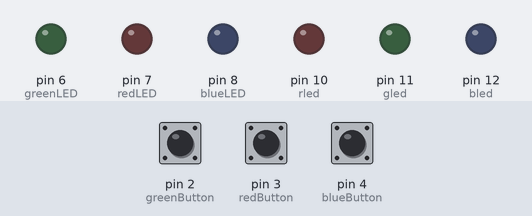
This sketch was run on a simulated Arduino Uno, built with avr-gcc and run on an emulated ATmega328P. Shown: output pins drawn as LEDs (lit = HIGH). Dashed ring = blinking. The inputs (shaded band) are chosen by the test bench; at power-on: pin 2 (greenButton) HIGH, pin 3 (redButton) HIGH, pin 4 (blueButton) HIGH. Random numbers use the default seed unless the sketch sets one. At 22.6 s the program stops and its outputs stay as they are.

Above: at 1.2 s.
1.3 s: pin 2 (greenButton) pulled LOW for 0.15 s
At 1.6 s:
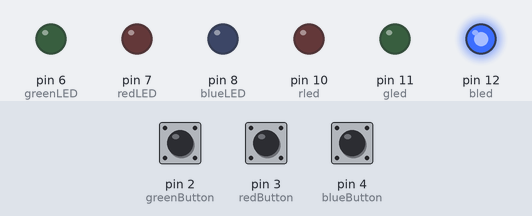
3.3 s: pin 3 (redButton) pulled LOW for 0.15 s
At 5.6 s:
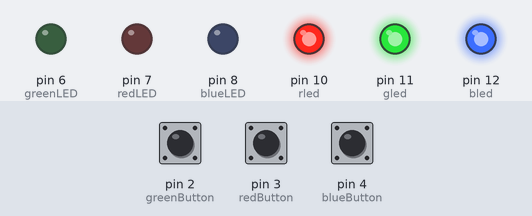
6.4 s: pin 2 (greenButton) pulled LOW for 3.2 s
At 9.5 s:
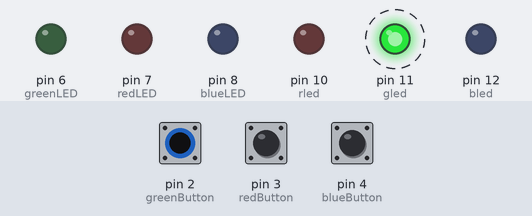
11.1 s: pin 3 (redButton) pulled LOW for 1 s
At 11.5 s:
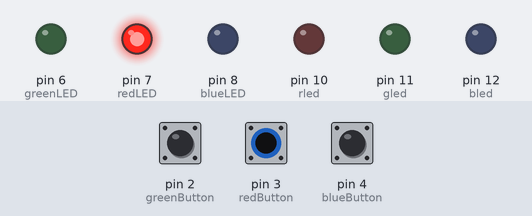
15.1 s: pin 2 (greenButton) pulled LOW for 1 s
At 15.8 s:
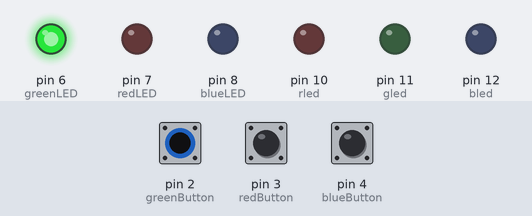
19.1 s: pin 3 (redButton) pulled LOW for 3.2 s
At 23.3 s:
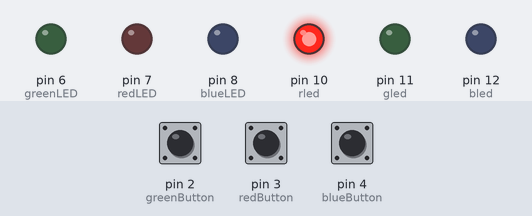
Timing chart, 0 to 24.1 s (numbered marks = the images above; inputs shaded):
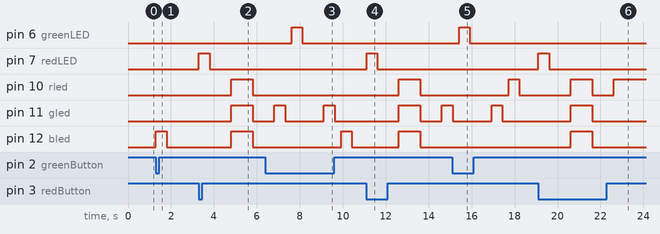

Measured:
- after the input at 1.3 s, pin 12 (bled): LOW → HIGH at once, → LOW 0.50 s later
- after the input at 3.3 s, pin 7 (redLED): LOW → HIGH at once, → LOW 0.50 s later; pin 10 (rled), pin 11 (gled), pin 12 (bled): LOW → HIGH after 1.5 s, → LOW 1.0 s later
- after the input at 6.4 s, pin 6 (greenLED): LOW → HIGH after 1.2 s, → LOW 0.50 s later
- after the input at 11.1 s, pin 7 (redLED): LOW → HIGH at once, → LOW 0.50 s later; pin 10 (rled), pin 12 (bled): LOW → HIGH after 1.5 s, → LOW 1.0 s later; pin 11 (gled): LOW → HIGH after 1.5 s, → LOW 1.0 s later, → HIGH 1.0 s later
- after the input at 15.1 s, pin 6 (greenLED): LOW → HIGH after 0.32 s, → LOW 0.50 s later; pin 10 (rled): LOW → HIGH after 2.6 s, → LOW 0.50 s later
- after the input at 19.1 s, pin 7 (redLED): LOW → HIGH at once, → LOW 0.50 s later; pin 10 (rled): LOW → HIGH after 1.5 s, → LOW 1.0 s later, → HIGH 1.0 s later; pin 11 (gled), pin 12 (bled): LOW → HIGH after 1.5 s, → LOW 1.0 s later

The sketch:

genius_I2C.ino
```cpp
#include <Wire.h>
#include "Button.h"

Button greenButton(2);
Button redButton(3);
Button blueButton(4);

int sequencia[5] = {};
int rodada_atual = 0;
int pressed = 0;
int passo_atual_na_sequencia = 0;

const int rled = 10;
const int gled = 11;
const int bled = 12;

const int greenLED = 6;
const int redLED = 7;
const int blueLED = 8;

int correctstate = 0;
int err = 0;

int errors = 0;

int botao_pressionado = 0;  // Inicializa botão em 0
int perdeu_o_jogo = false;  // Variável fim de jogo

void setup() {
  greenButton.begin();
  redButton.begin();
  blueButton.begin();

  pinMode(greenLED, OUTPUT);
  pinMode(redLED, OUTPUT);
  pinMode(blueLED, OUTPUT);
  pinMode(rled, OUTPUT);
  pinMode(gled, OUTPUT);
  pinMode(bled, OUTPUT);
  Wire.begin(6);
  Wire.onRequest(requestEvent);
  Serial.begin(9600);

  randomSeed(analogRead(0));         // Gera um valor entre 0 e 1023
}

void loop() {
    if(greenButton.pressed() || blueButton.pressed() || redButton.pressed()){
      pressed = 1;
    }
    if (perdeu_o_jogo) {
      digitalWrite(rled, HIGH);
      digitalWrite(gled, HIGH);
      digitalWrite(bled, HIGH);
      delay(1000);
      digitalWrite(rled, LOW);
      digitalWrite(gled, LOW);
      digitalWrite(bled, LOW);
      delay(1000);
      sequencia[5] = {};
      rodada_atual = 0;
      passo_atual_na_sequencia = 0;
      err = 1;
      errors++;
      perdeu_o_jogo = false;
  }

  if(errors == 3){
    while(true){
      digitalWrite(rled, HIGH);
    }
  }

  if(passo_atual_na_sequencia == 5){
    correctstate = 1;
    while(true){
      digitalWrite(gled, HIGH);
    }
  } else if (pressed == 1){
      proximaRodada();        // Inicia a próxima rodada
      reproduzirSequencia();  // Reproduz a sequencia atual
      aguardarJogador();      // Aguarda jogadas
      delay(1000);            // 1 segundo de uma jogada a outra
  }
}

void proximaRodada() {
  int numero_sorteado = random(0, 3);
  sequencia[rodada_atual++] = numero_sorteado;
}

void flash(int color, int durationMs) {
  if(color == 0){ //red
    digitalWrite(rled, HIGH);
    delay(durationMs);
    digitalWrite(rled, LOW);
  }
  if(color == 1){ //green
    digitalWrite(gled, HIGH);
    delay(durationMs);
    digitalWrite(gled, LOW);
  }
  if(color == 2){ //blue
    digitalWrite(bled, HIGH);
    delay(durationMs);
    digitalWrite(bled, LOW);
  }
}


void reproduzirSequencia() {
  for (int i = 0; i < rodada_atual; i++) {
    flash(sequencia[i], 500);
    delay(300);
  }
}

void aguardarJogador() {  // Aguarda o inicio do jogo
  for (int i = 0; i < rodada_atual; i++) {
    aguardarJogada();
    verificarJogada();

    if (perdeu_o_jogo) {
      break;
    }

    passo_atual_na_sequencia++;
  }

  passo_atual_na_sequencia = 0;  // Redefine a variável
}

void aguardarJogada() {
  boolean jogada_efetuada = false;
  while (!jogada_efetuada) {
      if (greenButton.pressed()) {
        botao_pressionado = 1;
        digitalWrite(greenLED, HIGH);
        delay(500);
        digitalWrite(greenLED, LOW);

        jogada_efetuada = true;
      } else if (redButton.pressed()) {
        botao_pressionado = 0;
        digitalWrite(redLED, HIGH);
        delay(500);
        digitalWrite(redLED, LOW);

        jogada_efetuada = true;
      } else if (blueButton.pressed()) {
        botao_pressionado = 2;
        digitalWrite(blueLED, HIGH);
        delay(500);
        digitalWrite(blueLED, LOW);

        jogada_efetuada = true;
      }
    delay(10);
  }
}

void verificarJogada() {
  if (sequencia[passo_atual_na_sequencia] != botao_pressionado) {
    perdeu_o_jogo = true;
  }
}

void requestEvent() {
  if(correctstate == 1) {
        Wire.write(100);
  } else {
        if (err == 1){
          Wire.write(1);
          err = 0;
        }
  }
}
```

Button.cpp
```cpp
// (licence header left out)
#include "Button.h"
#include <Arduino.h>

Button::Button(uint8_t pin, uint16_t debounce_ms)
:  _pin(pin)
,  _delay(debounce_ms)
,  _state(HIGH)
,  _ignore_until(0)
,  _has_changed(false)
,  _reported_repeats(0)
,  _repeat_delay_ms(-1)
,  _repeat_ms(-1)
{
}

void Button::begin()
{
	pinMode(_pin, INPUT_PULLUP);
}

//
// public methods
//

bool Button::read()
{
	// ignore pin changes until after this delay time
	if (_ignore_until > millis())
	{
		// ignore any changes during this period
	}

	// pin has changed
	else if (digitalRead(_pin) != _state)
	{
		_state = !_state;

		if (_state == RELEASED)
		{
			_reported_repeats = repeats_since_press();
		}

		else
		{
			_reported_repeats = 0;
		}

		_ignore_until = millis() + _delay;
		_has_changed = true;
	}

	return _state;
}

// has the button been toggled from on -> off, or vice versa
bool Button::toggled()
{
	read();
	return has_changed();
}

// mostly internal, tells you if a button has changed after calling the read() function
bool Button::has_changed()
{
	if (_has_changed)
	{
		_has_changed = false;
		return true;
	}
	return false;
}

// how many repeated press events occured since the button was pressed
uint16_t Button::repeat_count()
{
	return _state == PRESSED ? repeats_since_press() : _reported_repeats;
}

// has the button gone from off -> on or pressed repeatedly
bool Button::pressed()
{
	if (read() == PRESSED)
	{
		uint16_t old_repeats = _reported_repeats;
		_reported_repeats = repeats_since_press();
		return (has_changed() || old_repeats != _reported_repeats);
	}
	else
	{
		return false;
	}
}

// has the button gone from on -> off
bool Button::released()
{
	return (read() == RELEASED && has_changed());
}

void Button::set_repeat(int16_t delay_ms, int16_t repeat_ms)
{
	_repeat_delay_ms = delay_ms > _delay ? delay_ms - _delay : 0;
	_repeat_ms = repeat_ms;
}

uint16_t Button::repeats_since_press()
{
 	if (_repeat_delay_ms == -1 || millis() < _ignore_until + _repeat_delay_ms)
	{
		return 0;
	}

	if (_repeat_ms <= 0)
	{
		return 1;
	}

	uint32_t press_time = millis() - _ignore_until;
	return 1 + (press_time - _repeat_delay_ms) / _repeat_ms;
}
```

Button.h
```cpp
// (licence header left out)
#ifndef Button_h
#define Button_h
#include "Arduino.h"

class Button
{
	public:
		Button(uint8_t pin, uint16_t debounce_ms = 100);
		void begin();
		bool read();
		bool toggled();
		bool pressed();
		bool released();
		bool has_changed();
		uint16_t repeat_count();
		void set_repeat(int16_t delay_ms, int16_t repeat_ms);

		const static bool PRESSED = LOW;
		const static bool RELEASED = HIGH;

	private:
		uint16_t repeats_since_press();

		uint8_t  _pin;
		uint16_t _delay;
		bool     _state;
		uint32_t _ignore_until;
		bool     _has_changed;
		uint16_t _reported_repeats;
		int16_t  _repeat_delay_ms;
		int16_t  _repeat_ms;
};

#endif
```
